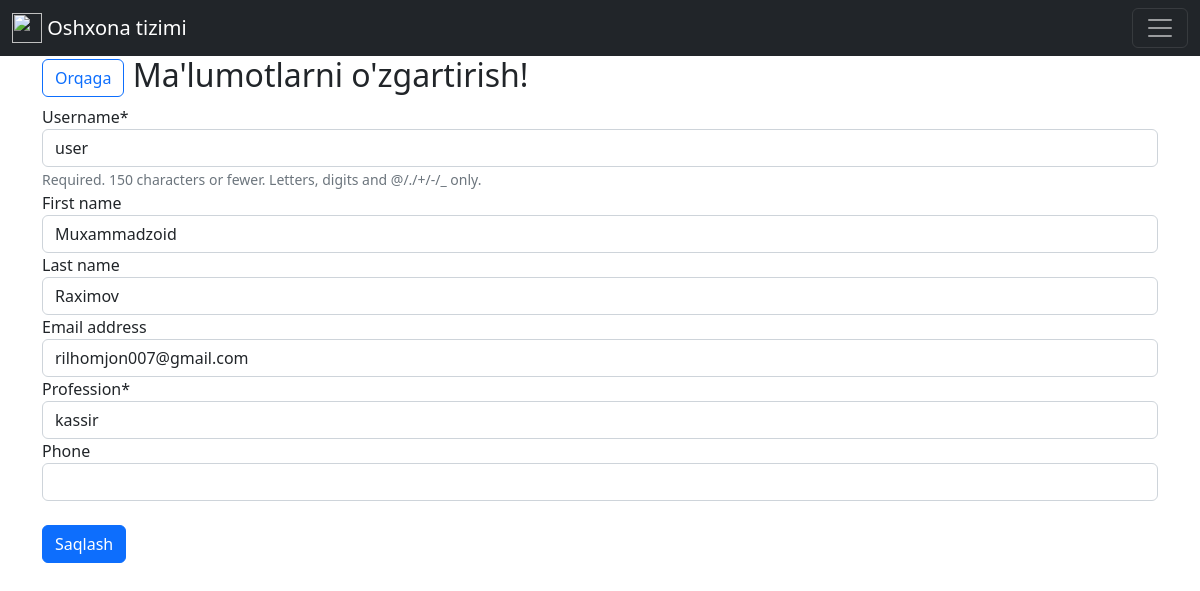
The app's page /accounts/admin/edit/2, older data.
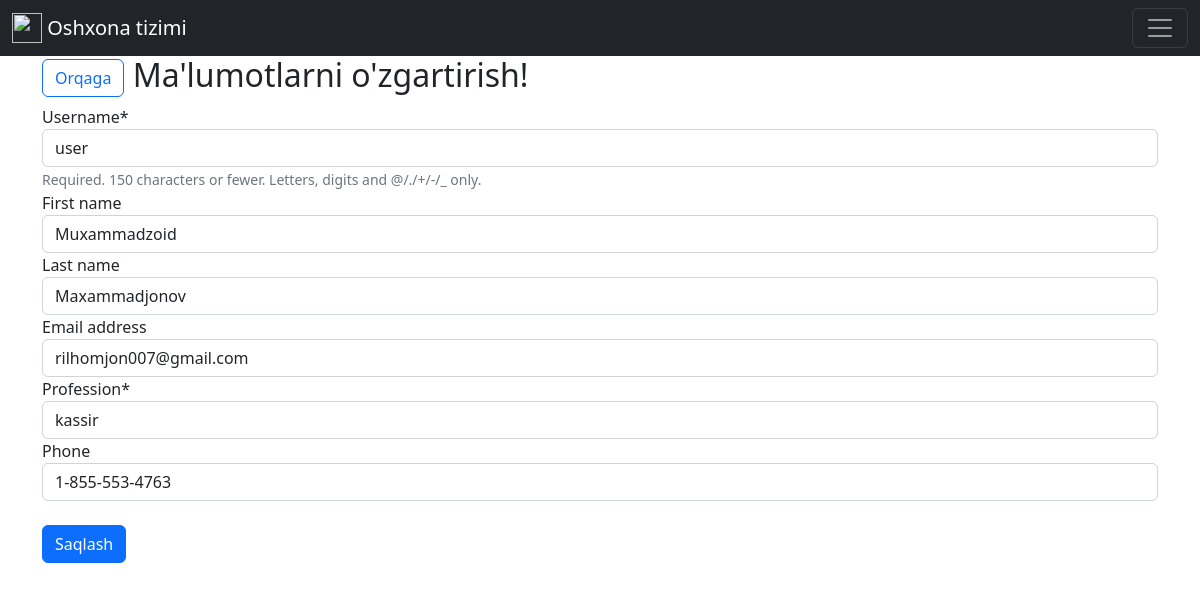
The same page, newer data.
### accounts/models.py (models this page shows)
class EmployeeUser(AbstractUser):
    phone = models.CharField(max_length=20, null=True, blank=True)
    STATUS = (
        ('cashier', ('kassir')),
        ('chef', ('oshpaz')),
        ('accountant', ('buxgalter')),
    )
    profession = models.CharField(
        max_length=32,
        choices=STATUS,
        default='cashier',
    )

### accounts/views.py (the view, shortened to what this page needs)
# urls.py: path('admin/edit/<int:pk>', AdminUserChangeView.as_view(), name='admin_edit'),
class AdminUserChangeView(UpdateView, LoginRequiredMixin, UserPassesTestMixin):
    model = EmployeeUser
    fields = ['username', 'first_name', 'last_name', 'email', 'profession', 'phone']
    template_name = 'admin_page/edit_user.html'
    success_url = reverse_lazy('users')

### template/admin_page/edit_user.html (shortened to what this page needs)
{% extends 'admin_page/admin.html' %}
{% load crispy_forms_tags %}
{% block content %}
<h2><a href="{% url 'users' %}" class="btn btn-outline-primary">Orqaga</a>
    Ma'lumotlarni o'zgartirish!</h2>
    <form method="post">
        {{ form|crispy }}<br>
<button type="button" class="btn btn-primary" data-bs-toggle="modal" data-bs-target="#exampleModal">
  Saqlash
</button>
    </form>
{% endblock content %}

Row changes from the older to the newer data that the page shows:
changed EmployeeUser "user": last_name "Raximov" → "Maxammadjonov"; phone (not shown) → "1-855-553-4763"
